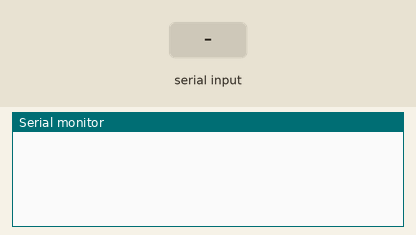
This sketch was run on a simulated Arduino Uno, built with avr-gcc and run on an emulated ATmega328P. Shown: the last lines printed to the serial monitor. Inputs (shaded band) come from the test bench.

Above: at 1.2 s.
1.3 s: "Cond 2\n" received over the second serial link
At 2.5 s:
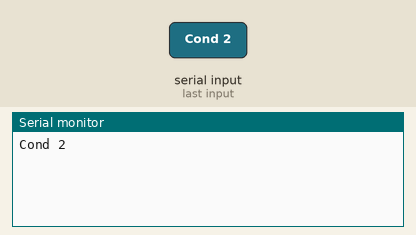
2.8 s: "1" received over the second serial link
At 3.7 s:
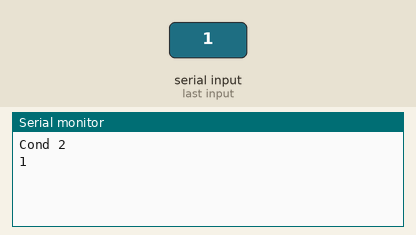

Measured:
- after the input at 1.3 s, the serial monitor: prints a new line at once (image 1)
- after the input at 2.8 s, the serial monitor: prints a new line at once (image 2)

The sketch:

Arduino-Lolin.ino
```cpp
#include "SoftwareSerial.h"

const int baudRate = 9600;
const byte rx=2;
const byte tx=3;

SoftwareSerial softSerial(rx, tx); // RX, TX

void setup()
{
  Serial.begin(baudRate);
  softSerial.begin(baudRate);
}

void loop()
// enviar los datos de la consola serial al ESP-01,
// y mostrar lo enviado por el ESP-01 a nuestra consola
{
  //Lee los datos del ESP8266
  while (softSerial.available())
  {
    Serial.print((char)softSerial.read());
  }
  softSerial.println("HOLIS");

  /*if (Serial.available())
  {
    Serial.println("Cond 2");
    softSerial.println((char)Serial.read());
  }*/
}
```
